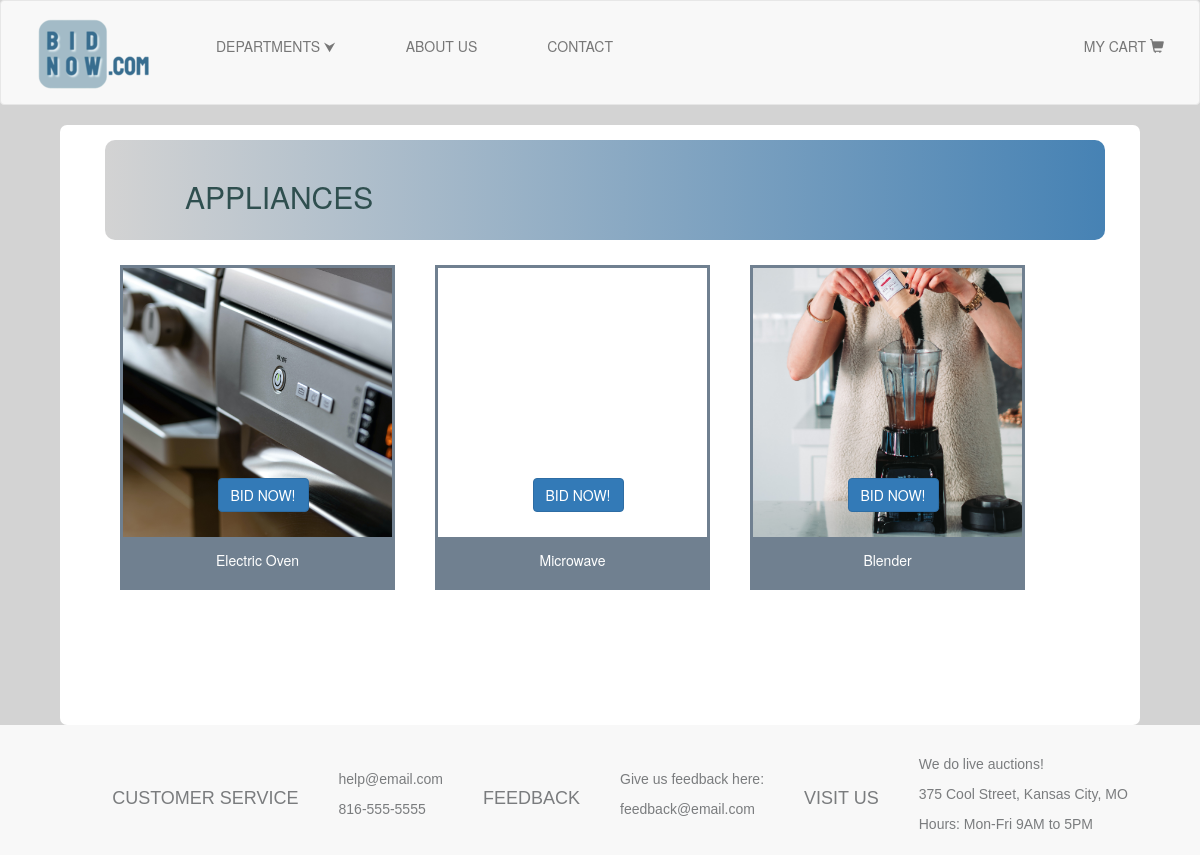
/Appliances.php?dept=APPL, run on the app's committed database.
### tables this page shows
CREATE TABLE Items
(
ItemID INT AUTO_INCREMENT,
ItemName VARCHAR(25) NOT NULL,
ItemDescr VARCHAR(500),
DeptCode VARCHAR(4) NOT NULL,
ItemStatus ENUM('ACTIVE', 'SOLD') DEFAULT 'ACTIVE' NOT NULL,

CONSTRAINT PK_ITEMID PRIMARY KEY(ItemID),
CONSTRAINT FK_DEPTCODE FOREIGN KEY(DeptCode) REFERENCES Departments(DeptCode)
);

### product_listing.php (called while the page is built, shortened)
<?php
	require_once 'connection.php';
	$connection = mysqli_connect($db_hostname, $db_username, $db_password, $db_database);
	$dept = $_GET['dept'];
	$query = "SELECT ItemID, ItemName FROM Items WHERE DeptCode = '$dept'";
	$result = mysqli_query($connection, $query);
	$row = mysqli_fetch_assoc($result);
	$item1 = $row['ItemName'];
	$row = mysqli_fetch_assoc($result);
	$item2 = $row['ItemName'];
	$row = mysqli_fetch_assoc($result);
	$item3 = $row['ItemName'];
?>

### Appliances.php (the view, shortened to what this page needs)
<!DOCTYPE html>
<html lang="en" xmlns="http://www.w3.org/1999/xhtml">
<head>
	<?php include 'product_listing.php';?>
    <link rel="stylesheet" href="https://maxcdn.bootstrapcdn.com/bootstrap/3.3.6/css/bootstrap.css">
    <link rel="stylesheet" type="text/css" href="ProjectStyleSheet.css" />
</head>
<body>
    <?php include 'Header.php';?>
    <div class="productsDiv">
        <div class="titleDiv">
            <h2>APPLIANCES</h2>
        </div>
        <table>
            <tr>
                <td style="padding:20px">
                    <div class="product" style="background-image: url('images/oven.jpg'); background-size: cover">
                        <div class="btnDiv" style="background-color:transparent">
                            <a class="btn btn-primary" href="oven.php?id=10">BID NOW!</a>
                        </div>
                    </div>
                    <div class="descDiv">
                        <p><?php echo $item1; ?></p>
                    </div>
                </td>
                <td style="padding:20px">
                    <div class="product" style="background-image: url('images/microwave.jpg'); background-size: cover">
                        <div class="btnDiv" style="background-color:transparent">
                            <a class="btn btn-primary" href="microwave.php?id=11">BID NOW!</a>
                        </div>
                    </div>
                    <div class="descDiv">
                        <p><?php echo $item2; ?></p>
                    </div>
                </td>
                <td style="padding:20px">
                    <div class="product" style="background-image: url('images/blender.jpg'); background-size: cover">
                        <div class="btnDiv" style="background-color:transparent">
                            <a class="btn btn-primary" href="blender.php?id=12">BID NOW!</a>
                        </div>
                    </div>
                    <div class="descDiv">
                        <p><?php echo $item3; ?></p>
                    </div>
                </td>
            </tr>
        </table>
    </div>
    <?php include 'Footer.php';?>
</body>
</html>

### Header.php (shortened to what this page needs)
<!DOCTYPE html>
<html lang="en" xmlns="http://www.w3.org/1999/xhtml">
<head>
    <link rel="stylesheet" href="https://maxcdn.bootstrapcdn.com/bootstrap/3.3.6/css/bootstrap.css">
    <link rel="stylesheet" type="text/css" href="ProjectStyleSheet.css" />
</head>
<body>
    <nav class="navbar navbar-default" style="margin-bottom:0px; padding-left:20px; padding-bottom:13px;">
        <div class="container-fluid">
            <div class="navbar-header">
                <a class="navbar-brand" href="Home.php">
                    <img alt="LOGO" src="images/logo7.png">
                </a>
            </div>
            <ul class="nav navbar-nav">
                <li class="dropdown">
                    <a class="nav-link dropdown-toggle" data-toggle="dropdown" href="#">DEPARTMENTS <symbol>&#11167</symbol></a>
                </li>
                <li class="nav-item"><a class="nav-link" href="AboutUs.php">ABOUT US</a></li>
                <li class="nav-item"><a class="nav-link" href="Contact.php">CONTACT</a></li>
            </ul>
            <ul class="nav navbar-nav navbar-right">
                <li class="nav-item">
                    <a class="nav-link" href="Cart.php">
                        MY CART <span class="glyphicon glyphicon-shopping-cart" aria-hidden="true"></span>
                    </a>
                </li>
            </ul>
        </div>
    </nav>
</body>
</html>

### Footer.php (shortened to what this page needs)
<!DOCTYPE html>
<html lang="en" xmlns="http://www.w3.org/1999/xhtml">
<head>
    <link rel="stylesheet" href="https://maxcdn.bootstrapcdn.com/bootstrap/3.3.6/css/bootstrap.css">
    <link rel="stylesheet" type="text/css" href="ProjectStyleSheet.css" />
</head>
<body>
    <footer>
        <table style="margin-left:auto; margin-right:auto; margin-top:20px; margin-bottom:auto">
            <tr>
                <td style="padding: 10px 40px"><h4>CUSTOMER SERVICE</h4></td>
                <td>
                    <table style="text-align: left;">
                        <tr><td><p>help@email.com</p></td></tr>
                        <tr><td><p>816-555-5555</p></td></tr>
                    </table>
                </td>
                <td style="padding: 10px 40px"><h4>FEEDBACK</h4></td>
                <td>
                    <table style="text-align: left;">
                        <tr><td><p>Give us feedback here:</p></td></tr>
                        <tr><td><p>feedback@email.com</p></td></tr>
                    </table>
                </td>
                <td style="padding: 10px 40px"><h4>VISIT US</h4></td>
                <td>
                    <table style="text-align: left;">
                        <tr><td><p>We do live auctions!</p></td></tr>
                        <tr><td><p>375 Cool Street, Kansas City, MO</p></td></tr>
                        <tr><td><p>Hours: Mon-Fri 9AM to 5PM</p></td></tr>
                    </table>
                </td>
            </tr>
        </table>
    </footer>
</body>
</html>

### ProjectStyleSheet.css (style rules this page uses)
footer { left: 0; bottom: 0; width: 100%; height: 130px; background-color: #f8f8f8; text-align: center; font-family: Arial, Helvetica, sans-serif; color: #7a7c7e; padding: 9px; }
h2 { font-weight: 200; color: darkslategray; margin: 30px; margin-left: 70px; }
.titleDiv { width: 100%; height: 100px; padding: 10px; background-image: linear-gradient(to right, lightgrey, steelblue); margin: 5px; border-radius: 10px; }
.productsDiv { background-color: white; width: 90%; height: 600px; padding: 10px 40px; margin: auto; border-radius: 7px; margin-top: 20px; }
.product { width: 275px; height: 275px; padding-top: 200px; border: 3px solid slategray; }
.btnDiv { background-color: slategray; color: white; width: 100px; height: 50px; text-align: center; position: relative; padding: 10px; margin-left: auto; margin-right: auto; }
.descDiv { background-color: slategray; color: white; width: 275px; height: 50px; text-align: center; padding: 10px; }
.navbar { min-height: 70px; }
.nav-link { margin: 20px; }

### data on the page
items: ItemName "Electric Oven"
items: ItemName "Microwave"
items: ItemName "Blender"
